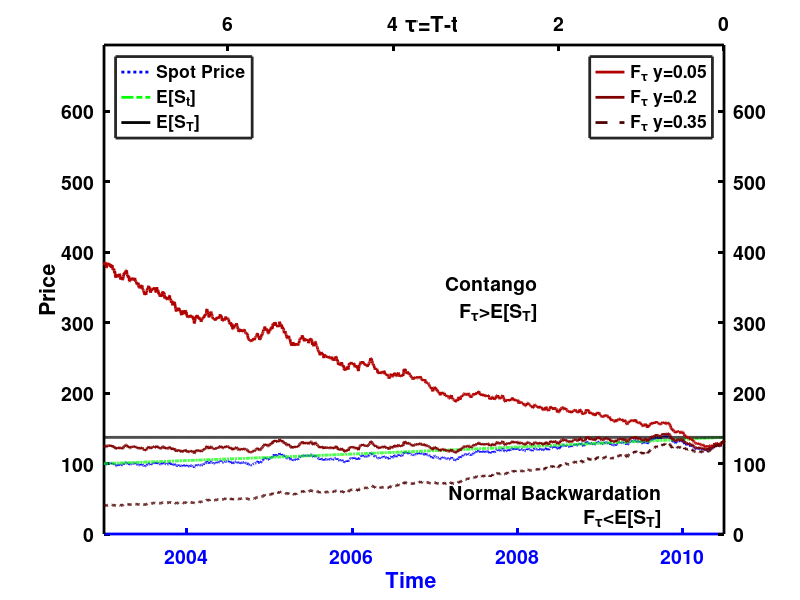

Here is the MATLAB script that generated this plot:
% CalcForwards simulates Geometric Brownian Motion of 
% spot price and Forward price
close all
clear all
clc

set(0,'defaultaxeslinewidth',2); set(0,'defaultlinelinewidth',2);
set(0,'defaultaxesFontWeight','bold');set(0,'defaulttextFontWeight','bold');    
set(0,'defaultaxesfontsize',14); set(0,'defaulttextfontsize',14);


TimeDelta=1/252; %assume daily prices but could add as an input to function
mu=0.1 %percentage drift
Dsig =0.1 %annualized volatility 
Szero=100; %Initial Price
steps = 7.5*252; %assume 7.5 years
TimeLength=TimeDelta*steps; time = linspace(0,TimeLength,steps);  %years
randn('state', 4);
sigma = Dsig*sqrt(TimeDelta).*randn(1,steps); %vector of random movements
alphadt=(mu-0.5*Dsig^2)*TimeDelta;
S=zeros(1,steps); S(1)=Szero;
for i = 2:steps
    S(i)=S(i-1)*exp(alphadt+sigma(i));
end

%logarithmic returns log(St/S0) is normally distributed 
LogDelta=log(S(2:end))-log(S(1:end-1)); %=log(s(i)/(s(i-1))
StanDev = std(LogDelta);
%variance sigma^2*t 
EstVol=StanDev/sqrt(TimeDelta) %Estimated annualized volatility 
%log increments of GBM are normal relative to price t
EstMu=mean(LogDelta)/TimeDelta + EstVol^2/2

Expected=zeros(1,steps); SD=zeros(1,steps);
Expected = S(1).*exp((EstMu).*(time));     %E[St]  =S0exp(mu*t)
time2003=time+2003; %start in Year 2003
ExpectedLine=Expected(end)*ones(1,steps);

r=0.03; %risk-free rate;
u=0.2; %storage cost
y1=0.05; y2=0.2; y3=0.35; %convenience yield
tau=time(end)-time;
Ftau1=S.*exp(tau.*(r+u-y1));%
Ftau2=S.*exp(tau.*(r+u-y2));%
Ftau3=S.*exp(tau.*(r+u-y3));%

figure
hl1 = line(time2003,S,'LineStyle',':','Color','b');
hl2 = line(time2003,Expected,'LineStyle','-.','Color','g');
hl2 = line(time2003,ExpectedLine,'LineStyle','-','Color','k');
ax1 = gca;
set(ax1,'XColor','b','YColor','k')
xmin1 = time2003(1);xmax1=time2003(end); % xlimits et 
%set(ax1,'xlim',xlimit)
ylimit = [0,max([Ftau1 S])*1.8]; % ylimits
%set(ax1,'ylim',ylimit)
axis([xmin1,xmax1,ylimit]);
xlabel('Time '); ylabel('Price')%%
legend('Spot Price', 'E[S_t]','E[S_T]','Location','NorthWest');
%title('Geometric Brownian Motion Spot and Future Price Process'); 
title('      \tau=T-t');

ax3 = axes('Position',get(ax1,'Position'),...
           'XAxisLocation','top',...
           'YAxisLocation','right',...
           'Color','none',...
           'XColor','k','YColor','k');

hl3 = line(tau, Ftau1,'LineStyle','-','Color',[0.7 0 0],'Parent',ax3);
hl4 = line(tau, Ftau2,'LineStyle','-','Color',[0.5 0 0],'Parent',ax3);
hl5 = line(tau, Ftau3,'LineStyle','--','Color',[0.3 0 0],'Parent',ax3);
xmin=tau(1);xmax=tau(end);
axis([xmax,xmin,ylimit]);
set(ax3,'xdir','reverse')
legend('F_{\tau} y=0.05','F_{\tau} y=0.2','F_{\tau} y=0.35',...
    'Location','NorthEast')

str1(1) = {'Contango'};
str1(2) = {'F_{\tau}>E[S_T]'};
text(tau(end*.7),Ftau1(round(end*0.1)),str1,'HorizontalAlignment','right')
str2(1) = {'Normal Backwardation'};
str2(2) = {'F_{\tau}<E[S_T]'};
text(tau(end*.9),min(Ftau3),str2,'HorizontalAlignment','right')